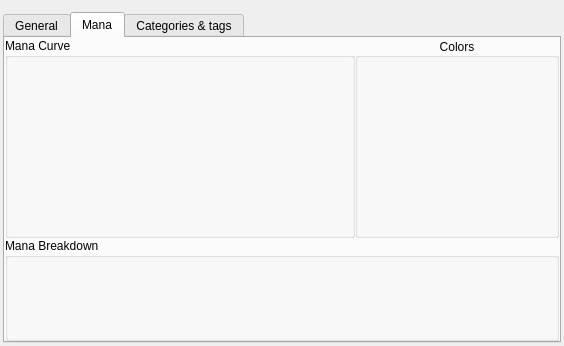
<?xml version="1.0" encoding="UTF-8"?>
<ui version="4.0">
 <class>DeckStatisticsDialog</class>
 <widget class="QDialog" name="DeckStatisticsDialog">
  <property name="geometry">
   <rect>
    <x>0</x>
    <y>0</y>
    <width>564</width>
    <height>346</height>
   </rect>
  </property>
  <property name="windowTitle">
   <string>Deck Statistics</string>
  </property>
  <layout class="QHBoxLayout" name="horizontalLayout">
   <property name="leftMargin">
    <number>3</number>
   </property>
   <property name="topMargin">
    <number>12</number>
   </property>
   <property name="rightMargin">
    <number>3</number>
   </property>
   <property name="bottomMargin">
    <number>3</number>
   </property>
   <item>
    <widget class="QTabWidget" name="tabWidget">
     <property name="currentIndex">
      <number>1</number>
     </property>
     <widget class="QWidget" name="generalTab">
      <attribute name="title">
       <string>General</string>
      </attribute>
      <layout class="QHBoxLayout" name="horizontalLayout_6">
       <property name="spacing">
        <number>0</number>
       </property>
       <property name="leftMargin">
        <number>0</number>
       </property>
       <property name="topMargin">
        <number>0</number>
       </property>
       <property name="rightMargin">
        <number>0</number>
       </property>
       <property name="bottomMargin">
        <number>0</number>
       </property>
       <item>
        <widget class="QGroupBox" name="groupBox_4">
         <property name="title">
          <string>Colors</string>
         </property>
         <layout class="QVBoxLayout" name="verticalLayout_4">
          <property name="leftMargin">
           <number>0</number>
          </property>
          <property name="topMargin">
           <number>0</number>
          </property>
          <property name="rightMargin">
           <number>0</number>
          </property>
          <property name="bottomMargin">
           <number>0</number>
          </property>
          <item>
           <layout class="QVBoxLayout" name="colorsLayout">
            <property name="spacing">
             <number>6</number>
            </property>
            <property name="leftMargin">
             <number>5</number>
            </property>
            <property name="topMargin">
             <number>5</number>
            </property>
            <property name="rightMargin">
             <number>5</number>
            </property>
            <property name="bottomMargin">
             <number>5</number>
            </property>
           </layout>
          </item>
         </layout>
        </widget>
       </item>
       <item>
        <widget class="QGroupBox" name="groupBox_5">
         <property name="title">
          <string>Card types</string>
         </property>
         <layout class="QVBoxLayout" name="verticalLayout_5">
          <property name="leftMargin">
           <number>0</number>
          </property>
          <property name="topMargin">
           <number>0</number>
          </property>
          <property name="rightMargin">
           <number>0</number>
          </property>
          <property name="bottomMargin">
           <number>0</number>
          </property>
          <item>
           <layout class="QVBoxLayout" name="cardTypesLayout">
            <property name="leftMargin">
             <number>5</number>
            </property>
            <property name="topMargin">
             <number>5</number>
            </property>
            <property name="rightMargin">
             <number>5</number>
            </property>
            <property name="bottomMargin">
             <number>5</number>
            </property>
           </layout>
          </item>
         </layout>
        </widget>
       </item>
       <item>
        <widget class="QGroupBox" name="groupBox_6">
         <property name="title">
          <string>Rarity</string>
         </property>
         <layout class="QVBoxLayout" name="verticalLayout_7">
          <property name="leftMargin">
           <number>0</number>
          </property>
          <property name="topMargin">
           <number>0</number>
          </property>
          <property name="rightMargin">
           <number>0</number>
          </property>
          <property name="bottomMargin">
           <number>0</number>
          </property>
          <item>
           <layout class="QVBoxLayout" name="rarityLayout">
            <property name="leftMargin">
             <number>5</number>
            </property>
            <property name="topMargin">
             <number>5</number>
            </property>
            <property name="rightMargin">
             <number>5</number>
            </property>
            <property name="bottomMargin">
             <number>5</number>
            </property>
           </layout>
          </item>
         </layout>
        </widget>
       </item>
      </layout>
     </widget>
     <widget class="QWidget" name="manalyzerTab">
      <attribute name="title">
       <string>Mana</string>
      </attribute>
      <layout class="QVBoxLayout" name="verticalLayout">
       <property name="spacing">
        <number>0</number>
       </property>
       <property name="leftMargin">
        <number>0</number>
       </property>
       <property name="topMargin">
        <number>0</number>
       </property>
       <property name="rightMargin">
        <number>0</number>
       </property>
       <property name="bottomMargin">
        <number>0</number>
       </property>
       <item>
        <layout class="QHBoxLayout" name="horizontalLayout_2">
         <property name="spacing">
          <number>0</number>
         </property>
         <property name="sizeConstraint">
          <enum>QLayout::SetDefaultConstraint</enum>
         </property>
         <item>
          <widget class="QGroupBox" name="groupBox">
           <property name="minimumSize">
            <size>
             <width>350</width>
             <height>200</height>
            </size>
           </property>
           <property name="title">
            <string>Mana Curve</string>
           </property>
           <property name="flat">
            <bool>false</bool>
           </property>
           <property name="checkable">
            <bool>false</bool>
           </property>
           <layout class="QHBoxLayout" name="horizontalLayout_5">
            <property name="leftMargin">
             <number>0</number>
            </property>
            <property name="topMargin">
             <number>0</number>
            </property>
            <property name="rightMargin">
             <number>0</number>
            </property>
            <property name="bottomMargin">
             <number>0</number>
            </property>
            <item>
             <layout class="QHBoxLayout" name="manaCurveLayout">
              <property name="spacing">
               <number>0</number>
              </property>
             </layout>
            </item>
           </layout>
          </widget>
         </item>
         <item>
          <widget class="QGroupBox" name="groupBox_2">
           <property name="minimumSize">
            <size>
             <width>200</width>
             <height>0</height>
            </size>
           </property>
           <property name="title">
            <string>Colors</string>
           </property>
           <property name="alignment">
            <set>Qt::AlignCenter</set>
           </property>
           <layout class="QVBoxLayout" name="verticalLayout_3">
            <property name="spacing">
             <number>0</number>
            </property>
            <property name="leftMargin">
             <number>0</number>
            </property>
            <property name="topMargin">
             <number>0</number>
            </property>
            <property name="rightMargin">
             <number>0</number>
            </property>
            <property name="bottomMargin">
             <number>0</number>
            </property>
            <item>
             <layout class="QVBoxLayout" name="manaColorsLayout">
              <property name="spacing">
               <number>0</number>
              </property>
             </layout>
            </item>
           </layout>
          </widget>
         </item>
        </layout>
       </item>
       <item>
        <layout class="QHBoxLayout" name="horizontalLayout_3">
         <item>
          <widget class="QGroupBox" name="groupBox_3">
           <property name="minimumSize">
            <size>
             <width>0</width>
             <height>100</height>
            </size>
           </property>
           <property name="title">
            <string>Mana Breakdown</string>
           </property>
           <layout class="QHBoxLayout" name="horizontalLayout_4">
            <property name="spacing">
             <number>0</number>
            </property>
            <property name="leftMargin">
             <number>0</number>
            </property>
            <property name="topMargin">
             <number>0</number>
            </property>
            <property name="rightMargin">
             <number>0</number>
            </property>
            <property name="bottomMargin">
             <number>0</number>
            </property>
            <item>
             <layout class="QGridLayout" name="manaBreakdownLayout"/>
            </item>
           </layout>
          </widget>
         </item>
        </layout>
       </item>
      </layout>
     </widget>
     <widget class="QWidget" name="tagsTab">
      <attribute name="title">
       <string>Categories &amp;&amp; tags</string>
      </attribute>
      <layout class="QHBoxLayout" name="horizontalLayout_7">
       <item>
        <widget class="QTableWidget" name="categoriesTbl">
         <property name="editTriggers">
          <set>QAbstractItemView::NoEditTriggers</set>
         </property>
         <property name="alternatingRowColors">
          <bool>true</bool>
         </property>
         <property name="selectionBehavior">
          <enum>QAbstractItemView::SelectRows</enum>
         </property>
         <attribute name="verticalHeaderVisible">
          <bool>false</bool>
         </attribute>
         <column>
          <property name="text">
           <string>Category</string>
          </property>
         </column>
         <column>
          <property name="text">
           <string>Amount</string>
          </property>
          <property name="textAlignment">
           <set>AlignCenter</set>
          </property>
         </column>
        </widget>
       </item>
       <item>
        <widget class="QTableWidget" name="tagsTbl">
         <property name="editTriggers">
          <set>QAbstractItemView::NoEditTriggers</set>
         </property>
         <property name="alternatingRowColors">
          <bool>true</bool>
         </property>
         <property name="selectionBehavior">
          <enum>QAbstractItemView::SelectRows</enum>
         </property>
         <attribute name="verticalHeaderVisible">
          <bool>false</bool>
         </attribute>
         <column>
          <property name="text">
           <string>Tag</string>
          </property>
         </column>
         <column>
          <property name="text">
           <string>Amount</string>
          </property>
          <property name="textAlignment">
           <set>AlignCenter</set>
          </property>
         </column>
        </widget>
       </item>
      </layout>
     </widget>
    </widget>
   </item>
  </layout>
 </widget>
 <resources/>
 <connections/>
</ui>
